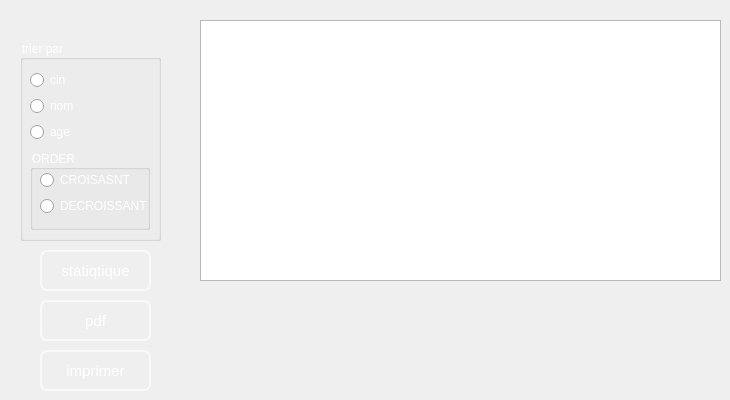
     <widget class="QWidget" name="tab_10">
      <attribute name="title">
       <string>Afficher animateur</string>
      </attribute>
      <widget class="QTableView" name="tab_chercher_2">
       <property name="geometry">
        <rect>
         <x>200</x>
         <y>20</y>
         <width>521</width>
         <height>261</height>
        </rect>
       </property>
       <property name="styleSheet">
        <string notr="true">QTableView
{
    alternate-background-color: #1F1F1F;
    gridline-color: white;
    color: white;

    font: 75 9pt &quot;MS Shell Dlg 2&quot;;
}
QTableView::item 
{
    color: white;
}

QTableView::item:focus
{
    color: gray;
    background: #0063cd;
}
QTableView::item:selected
{
    color: red;
    background: #0063cd;
}

QCheckBox::indicator:checked, QCheckBox::indicator:unchecked{
    color: #b1b1b1;
    background-color: #323232;
    border: 1px solid #b1b1b1;
    border-radius: 1px;
    width: 7px;
    height: 7px;
    margin: 0px 5px 0 5px;
}

    padding-left:10px;
    height:100px;
    width:180px;
    color: #5a5a5a;
    border-bottom :1px solid #f0f0f0;</string>
       </property>
      </widget>
      <widget class="QGroupBox" name="groupBox_11">
       <property name="geometry">
        <rect>
         <x>20</x>
         <y>40</y>
         <width>141</width>
         <height>201</height>
        </rect>
       </property>
       <property name="styleSheet">
        <string notr="true">color: rgb(255, 255, 255);</string>
       </property>
       <property name="title">
        <string>trier par</string>
       </property>
       <widget class="QWidget" name="layoutWidget_20">
        <property name="geometry">
         <rect>
          <x>10</x>
          <y>30</y>
          <width>104</width>
          <height>74</height>
         </rect>
        </property>
        <layout class="QVBoxLayout" name="verticalLayout_32">
         <item>
          <widget class="QRadioButton" name="radio_keyperso_2">
           <property name="styleSheet">
            <string notr="true">color: rgb(255, 255, 255);</string>
           </property>
           <property name="text">
            <string>cin</string>
           </property>
          </widget>
         </item>
         <item>
          <widget class="QRadioButton" name="radio_nom_2">
           <property name="styleSheet">
            <string notr="true">color: rgb(255, 255, 255);</string>
           </property>
           <property name="text">
            <string>nom</string>
           </property>
          </widget>
         </item>
         <item>
          <widget class="QRadioButton" name="radio_age">
           <property name="styleSheet">
            <string notr="true">color: rgb(255, 255, 255);</string>
           </property>
           <property name="text">
            <string>age</string>
           </property>
          </widget>
         </item>
        </layout>
       </widget>
       <widget class="QGroupBox" name="groupBox_4">
        <property name="geometry">
         <rect>
          <x>10</x>
          <y>110</y>
          <width>120</width>
          <height>80</height>
         </rect>
        </property>
        <property name="title">
         <string>ORDER</string>
        </property>
        <widget class="QWidget" name="layoutWidget_2">
         <property name="geometry">
          <rect>
           <x>10</x>
           <y>20</y>
           <width>114</width>
           <height>48</height>
          </rect>
         </property>
         <layout class="QVBoxLayout" name="verticalLayout_2">
          <item>
           <widget class="QRadioButton" name="croissant_5">
            <property name="text">
             <string>CROISASNT</string>
            </property>
           </widget>
          </item>
          <item>
           <widget class="QRadioButton" name="decroissant_2">
            <property name="text">
             <string>DECROISSANT</string>
            </property>
           </widget>
          </item>
         </layout>
        </widget>
       </widget>
      </widget>
      <widget class="QPushButton" name="pushButton_3">
       <property name="geometry">
        <rect>
         <x>40</x>
         <y>300</y>
         <width>111</width>
         <height>41</height>
        </rect>
       </property>
       <property name="styleSheet">
        <string notr="true">QPushButton{

color: white;
background-color:Transparent;;
border-width: 2px;
border-color: #F9F9F9;
border-style: solid;
border-radius: 7;
padding: 3px;
font-size: 15px;


}
QPushButton:focus
{border:2px solid #FBAD25;
}</string>
       </property>
       <property name="text">
        <string>pdf</string>
       </property>
      </widget>
      <widget class="QPushButton" name="pushButton_5">
       <property name="geometry">
        <rect>
         <x>40</x>
         <y>250</y>
         <width>111</width>
         <height>41</height>
        </rect>
       </property>
       <property name="font">
        <font>
         <pointsize>-1</pointsize>
        </font>
       </property>
       <property name="styleSheet">
        <string notr="true">QPushButton{

color: white;
background-color:Transparent;;
border-width: 2px;
border-color: #F9F9F9;
border-style: solid;
border-radius: 7;
padding: 3px;
font-size: 15px;


}
QPushButton:focus
{border:2px solid #FBAD25;
}</string>
       </property>
       <property name="text">
        <string>statiqtique</string>
       </property>
      </widget>
      <widget class="QPushButton" name="pushButton">
       <property name="geometry">
        <rect>
         <x>40</x>
         <y>350</y>
         <width>111</width>
         <height>41</height>
        </rect>
       </property>
       <property name="styleSheet">
        <string notr="true">QPushButton{

color: white;
background-color:Transparent;;
border-width: 2px;
border-color: #F9F9F9;
border-style: solid;
border-radius: 7;
padding: 3px;
font-size: 15px;


}
QPushButton:focus
{border:2px solid #FBAD25;
}</string>
       </property>
       <property name="text">
        <string>imprimer</string>
       </property>
      </widget>
     </widget>
